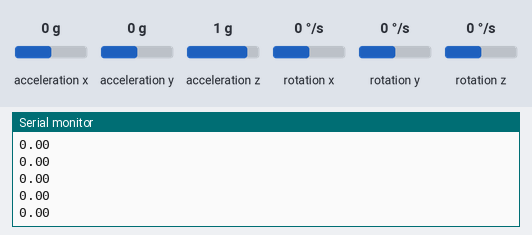
The sketch below on a simulated Arduino Uno, built with avr-gcc and run on an emulated ATmega328P. Shown: the last lines printed to the serial monitor. Wiring (inferred from the names in the program): MPU-6050 motion sensor at I2C address 0x68. The test bench sets the inputs (shaded band); at power-on: acceleration z 1 g, acceleration x 0 g, acceleration y 0 g, rotation x 0 °/s, rotation y 0 °/s, rotation z 0 °/s.

Above: at 4.2 s.
4.3 s: acceleration z set to 0 g
At 5.4 s:
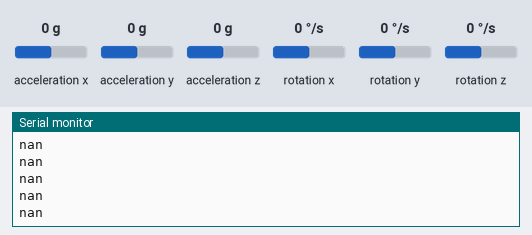
6.2 s: acceleration x set to -1.4 g
At 7.2 s:
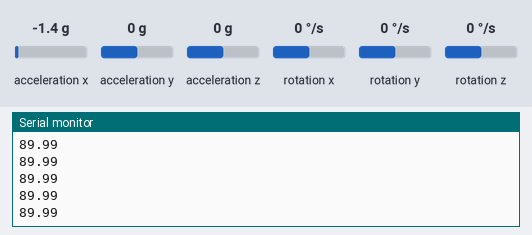
7.7 s: acceleration y set to -1.4 g
At 8.6 s:
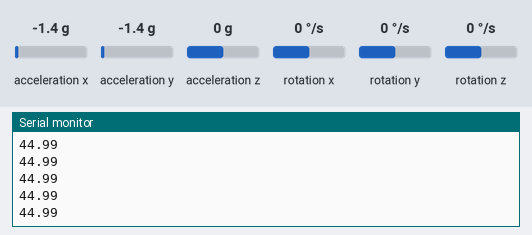
Timing chart, 0 to 10.7 s (numbered marks = the images above; inputs shaded):
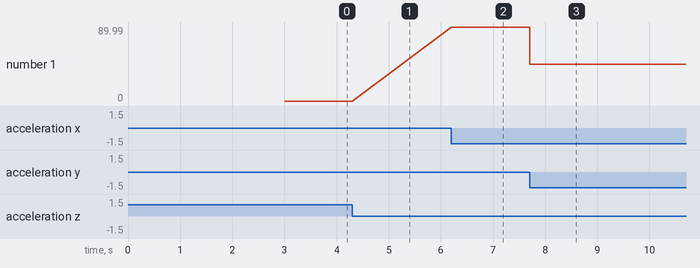

The sketch:

myMPU.ino
```cpp
#include <Wire.h>

int gyro_x, gyro_y, gyro_z;
long acc_x, acc_y, acc_z, acc_total_vector;
int temperature;
int gyro_x_cal, gyro_y_cal, gyro_z_cal;
float angle_pitch, angle_roll, angle_yaw;
float angle_pitch_acc, angle_roll_acc;
bool set_gyro_angles = false;
float angle_pitch_output, angle_roll_output, angle_yaw_output;
int angle_pitch_buffer, angle_roll_buffer;
double timer;

void setup() {
        // put your setup code here, to run once:
        Wire.begin();
        Serial.begin(115200);
        angle_pitch = 0;
        angle_roll = 0;
        angle_yaw = 0;
        angle_pitch_output = 0;
        angle_roll_output = 0;
        angle_yaw_output = 0;

        //Activate the MPU-6050
        Wire.beginTransmission(0x68);                                  //Start communicating with the MPU-6050
        Wire.write(0x6B);                                              //Send the requested starting register
        Wire.write(0x00);                                              //Set the requested starting register
        Wire.endTransmission();                                        //End the transmission
        //Configure the accelerometer (+/-8g)
        Wire.beginTransmission(0x68);                                  //Start communicating with the MPU-6050
        Wire.write(0x1C);                                              //Send the requested starting register
        Wire.write(0x10);                                              //Set the requested starting register
        Wire.endTransmission();                                        //End the transmission
        //Configure the gyro (500dps full scale)
        Wire.beginTransmission(0x68);                                  //Start communicating with the MPU-6050
        Wire.write(0x1B);                                              //Send the requested starting register
        Wire.write(0x08);                                              //Set the requested starting register
        Wire.endTransmission();                                        //End the transmission
        delay(3000);
        /*for(int i = 0; i < 2000; i++) {
           read_mpu_6050_data();
           gyro_x_cal += gyro_x;
           gyro_y_cal += gyro_y;
           gyro_z_cal += gyro_z;
           delay(3);
           }*/

        gyro_x_cal /= 2000;
        gyro_y_cal /= 2000;
        gyro_z_cal /= 2000;
        timer = micros();
}

void loop() {
        // put your main code here, to run repeatedly:

        read_mpu_6050_data();
        /*Serial.print(gyro_x);
           Serial.print("\t");
           Serial.print(gyro_y);
           Serial.print("\t");
           Serial.print(gyro_z);
           Serial.print("\t");
           Serial.print(acc_x);
           Serial.print("\t");
           Serial.print(acc_y);
           Serial.print("\t");
           Serial.print(acc_z);
           Serial.print("\t");
           Serial.print(temperature);
           Serial.print("\t");
           Serial.println(""); */

        /*gyro_x -= 135.8;
           gyro_y -= -246.9;
           gyro_z -= -229.5;
         */
        //angle_pitch += (gyro_x/65.5)*0.004;
        //angle_roll += (gyro_y/65.5)*0.004;

        angle_pitch += gyro_x * 0.0000611;
        angle_roll += gyro_y * 0.0000611;
        angle_yaw += gyro_z * 0.0000611;

        angle_pitch += angle_roll * sin(gyro_z * 0.000061*3.142/180);
        angle_roll -= angle_pitch * sin(gyro_z * 0.000061*3.142/180);

        acc_total_vector = sqrt((acc_x*acc_x)+(acc_y*acc_y)+(acc_z*acc_z));
        angle_pitch_acc = asin((float)acc_y/acc_total_vector)/(3.142/180);
        angle_roll_acc = asin((float)acc_x/acc_total_vector)/(-3.142/180);

        angle_pitch_acc -= 0.0;
        angle_roll_acc -= 0.0;

        if(set_gyro_angles) {
                angle_pitch = angle_pitch * 0.9996 + angle_pitch_acc * 0.0004;
                angle_roll = angle_roll * 0.9996 + angle_roll_acc * 0.0004;
        } else {
                angle_pitch = angle_pitch_acc;
                angle_roll = angle_roll_acc;
                set_gyro_angles = true;
        }

        angle_pitch_output = angle_pitch_output * 0.9 + angle_pitch * 0.1;
        angle_roll_output = angle_roll_output * 0.9 + angle_roll * 0.1;
        angle_yaw_output = angle_yaw_output * 0.9 + angle_yaw * 0.1;
        //angle_yaw_output *= -1;

        Serial.println(angle_roll_acc);
        /*
           Serial.print("Pitch: ");
           Serial.print(angle_pitch_output);
           Serial.print("  ");
           Serial.print("Roll: ");
           Serial.print(angle_roll_output);
           Serial.print("  Yaw: ");
           Serial.print(angle_yaw_output);
           Serial.println("");*/
        /*
           angle_pitch_buffer = angle_pitch_output * 10;
           if(angle_pitch_buffer < 0)Serial.print("-");                          //Print - if value is negative
           else Serial.print("+");                                               //Print + if value is negative

           Serial.print(abs(angle_pitch_buffer)/1000);    //Print first number
           Serial.print((abs(angle_pitch_buffer)/100)%10);//Print second number
           Serial.print((abs(angle_pitch_buffer)/10)%10); //Print third number
           Serial.print(".");                             //Print decimal point
           Serial.print(abs(angle_pitch_buffer)%10);      //Print decimal number

           angle_roll_buffer = angle_roll_output * 10;
           Serial.print("  ");
           if(angle_roll_buffer < 0)Serial.print("-");                           //Print - if value is negative
           else Serial.print("+");                                               //Print + if value is negative

           Serial.print(abs(angle_roll_buffer)/1000);    //Print first number
           Serial.print((abs(angle_roll_buffer)/100)%10);//Print second number
           Serial.print((abs(angle_roll_buffer)/10)%10); //Print third number
           Serial.print(".");                            //Print decimal point
           Serial.print(abs(angle_roll_buffer)%10);      //Print decimal number
           Serial.println("");
           //Serial.print("Gyro Cal X: ");
           //Serial.print(gyro_x_cal);
         */
        while(micros() - timer < 4000);
        timer = micros();
}

void read_mpu_6050_data(){                                             //Subroutine for reading the raw gyro and accelerometer data
        Wire.beginTransmission(0x68);                                  //Start communicating with the MPU-6050
        Wire.write(0x3B);                                              //Send the requested starting register
        Wire.endTransmission();                                        //End the transmission
        Wire.requestFrom(0x68,14);                                     //Request 14 bytes from the MPU-6050
        while(Wire.available() < 14);                                  //Wait until all the bytes are received
        acc_x = Wire.read()<<8|Wire.read();                            //Add the low and high byte to the acc_x variable
        acc_y = Wire.read()<<8|Wire.read();                            //Add the low and high byte to the acc_y variable
        acc_z = Wire.read()<<8|Wire.read();                            //Add the low and high byte to the acc_z variable
        temperature = Wire.read()<<8|Wire.read();                      //Add the low and high byte to the temperature variable
        gyro_x = Wire.read()<<8|Wire.read();                           //Add the low and high byte to the gyro_x variable
        gyro_y = Wire.read()<<8|Wire.read();                           //Add the low and high byte to the gyro_y variable
        gyro_z = Wire.read()<<8|Wire.read();                           //Add the low and high byte to the gyro_z variable

}
```

Measured:
- after the input at 4.3 s, the serial monitor: prints a new line at once (image 1)
- after the input at 6.2 s, the serial monitor: prints a new line at once (image 2)
- after the input at 7.7 s, the serial monitor: prints a new line at once (image 3)
- plotted number 1: 0 → 89.99 after the input at 6.2 s, 89.99 → 44.99 after the input at 7.7 s
